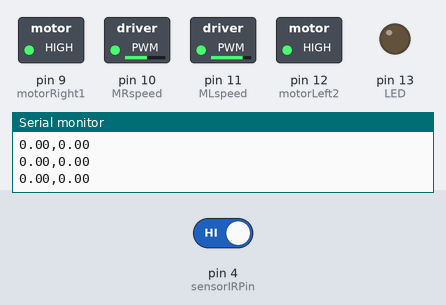
Bench run of a sketch on a simulated Arduino Uno, built with avr-gcc and run on an emulated ATmega328P. Shown: switched loads named in the sketch (green lamp = pin HIGH), output pins drawn as LEDs (lit = HIGH), the last lines printed to the serial monitor. Inputs (shaded band) come from the test bench; at power-on: pin 4 (sensorIRPin) HIGH.

Above: at 2.3 s.
2.4 s: pin 4 (sensorIRPin) driven LOW
At 3.3 s:
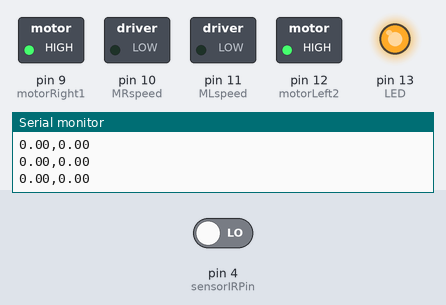
4.0 s: pin 4 (sensorIRPin) driven HIGH
At 5.2 s:
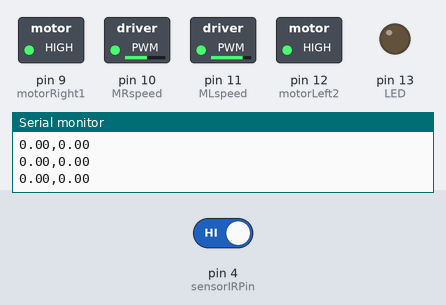
Timing chart, 0 to 7.0 s (numbered marks = the images above; inputs shaded):
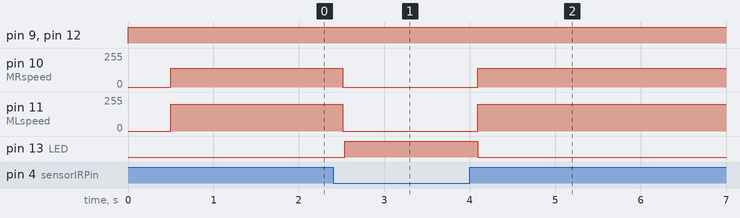

The sketch:

FDP_final_Code.ino
```cpp
#include <SoftwareSerial.h>
int MLspeed = 11; //controlling left wheel's speed              ENB
int MRspeed = 10; //controlling right wheel's speed             ENA
int motorLeft2 = 12; //moving left wheel in reverse direction   in4
int motorRight1 = 9; //moving right wheel in forward direction  in1
int LED  =  13;      //LED to show concave and convex
#define sensorIRPin 4

int counter=0;
int distanceThresholdUS= 130 ;
int distanceIR=0;
int x=1;
float X=0;
float Y=0;
int Theta=0; //starting angle with X-axis
int alpha=1;    //angle rotated by bot in one loop
float d=10;        //distance travelled by bot in one loop
SoftwareSerial mySerial(3, 2);   //2 pe trig and 3 pe echo

unsigned int HighByte = 0;
unsigned int LowByte  = 0;
unsigned int Len  = 0;

void setup() {

  Serial.begin(9600);
  pinMode(LED,OUTPUT);
  pinMode(motorLeft2,OUTPUT);
  pinMode(motorRight1,OUTPUT);
  pinMode(MLspeed,OUTPUT);
  pinMode(MRspeed,OUTPUT);
  pinMode(sensorIRPin,INPUT);
  mySerial.begin(9600);
}

void loop() {
    digitalWrite(motorRight1, HIGH);
    digitalWrite(motorLeft2, HIGH);


  mySerial.flush();
  mySerial.write(0X55);                           // trig US-100 begin to measure the distance
  delay(500);
  if (mySerial.available() >= 2)                  // check receive 2 bytes correctly
  {
    HighByte = mySerial.read();
    LowByte  = mySerial.read();
    Len  = HighByte * 256 + LowByte;          // Calculate the distance
    if ((Len > 1) && (Len < 10000))
    {
//      Serial.print("Distance: ");
//      Serial.print(Len);
//      Serial.println("mm");

    }
  }
  else{}
   distanceIR=digitalRead(sensorIRPin);   //reding if there exists an object in front
//   Serial.print("IR value");
//   Serial.println(distanceIR);
//   Serial.print("distanceThresholdUS");
//   Serial.println(distanceThresholdUS);

  if (distanceIR ==0) {                     //if there is an object in front the bot stops
  // We will stop our robot by

  for (int i = 0; i < 5; i++) {
    analogWrite(MLspeed, 0);
    analogWrite(MRspeed, 0);
    delay(5);
}

digitalWrite(LED,HIGH);
    }
  else {
        digitalWrite(LED,LOW);
    if (Len < 80) {            //if the bot starts coming close to a side it will turn right or move away
    // We will turn away from wall by
    //turning right
      for (int i = 0; i <1; i++) {
    analogWrite(MLspeed, 200);
    analogWrite(MRspeed, 140);
    delay(1);
}
    Theta=Theta-alpha;                         //angle with X-axis changes
    }
  else if (distanceThresholdUS+400>Len && Len> 170) {         //if the bot starts going away from the it turns left or moves closer
   // We will turn towards the wall by
   //turning left
         for (int i = 0; i < 1; i++) {
    analogWrite(MLspeed, 140);
    analogWrite(MRspeed, 200);
    delay(1);
}
    Theta = Theta + alpha;
        digitalWrite(LED,LOW);
    //angle with X-axis changes
    }
   else if(Len>distanceThresholdUS+400){  //sharp turn left
    for (int i = 0; i <1; i++) {
    analogWrite(MLspeed, 120);
    analogWrite(MRspeed, 200);
    delay(1);}
    Theta = Theta + 2;

    }
    // We will move forward
    else{                                        //if bot is at constant distance it will move forward
      Serial.println("hi3");
    for (int i = 0; i < 1; i++) {
    analogWrite(MLspeed, 200);
    analogWrite(MRspeed, 200);
    delay(1);
}
    X=X+d*cos(Theta);
    Y=Y+d*sin(Theta);

    }
 Serial.print(X);
 Serial.print(",");
 Serial.println(Y);
 if(Theta>60){   //we did this to stop out bot after approximately rotating once around the given object
  for (int i = 0; i < 5; i++) {
    analogWrite(MLspeed, 0);
    analogWrite(MRspeed, 0);
    delay(5);
}
exit(0);
  }


}
}
```

Measured:
- after the input at 2.4 s, pin 10 (MRspeed): 140/255 → 0/255 after 0.11 s; pin 11 (MLspeed): 200/255 → 0/255 after 0.11 s; pin 13 (LED): LOW → HIGH after 0.14 s
- after the input at 4.0 s, pin 10 (MRspeed): 0/255 → 140/255 after 0.09 s; pin 11 (MLspeed): 0/255 → 200/255 after 0.09 s; pin 13 (LED): HIGH → LOW after 0.09 s
